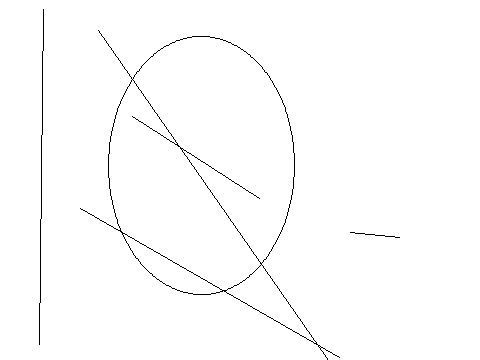

The Python source for this figure:
from PIL import Image, ImageDraw
image1 = Image.new('RGB', (480, 360), '#ffffff')
draw = ImageDraw.Draw(image1)
c=[144,305,230,195]
draw.ellipse(c,'#ffffff','#000000')
c=[103,198,103,263]
draw.ellipse(c,'#ffffff','#000000')
c=[134,63,79,326]
draw.ellipse(c,'#ffffff','#000000')
c=[330,410,195,166]
draw.ellipse(c,'#ffffff','#000000')
c=[184,59,145,94]
draw.ellipse(c,'#ffffff','#000000')
c=[205,174,178,51]
draw.ellipse(c,'#ffffff','#000000')
c=[96,303,102,79]
draw.ellipse(c,'#ffffff','#000000')
c=[108,36,294,294]
draw.ellipse(c,'#ffffff','#000000')
c=[285,236,268,83]
draw.ellipse(c,'#ffffff','#000000')
c=[463,325,100,353]
draw.ellipse(c,'#ffffff','#000000')
l=[39,344,43,9]
draw.line(l,'#000000')
l=[399,237,350,232]
draw.line(l,'#000000')
l=[339,357,80,208]
draw.line(l,'#000000')
l=[259,198,132,116]
draw.line(l,'#000000')
l=[356,400,98,30]
draw.line(l,'#000000')
image1.save('Artist30.png')